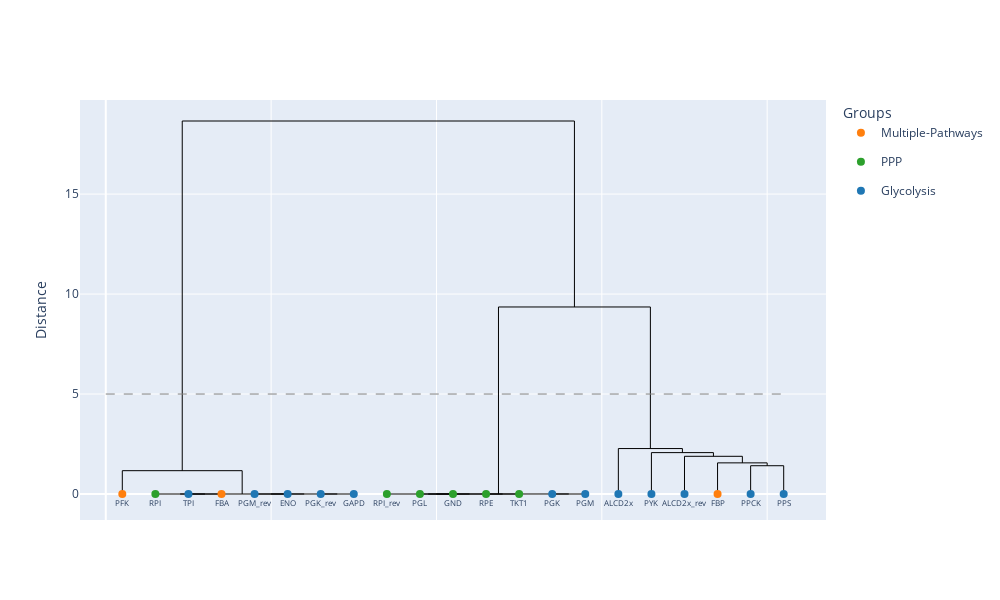
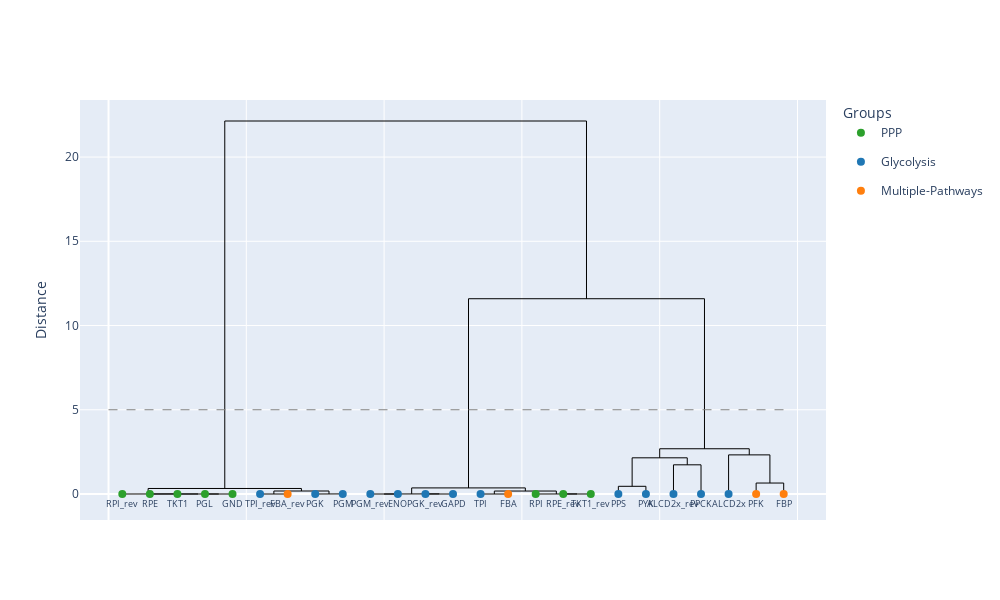

Write notebook code for charts like these, in order.
### Markdown cell above
### Perform hierarchical clustering of the correlation matrix and plot the produced dendrogram.

The `clustering_of_correlation_matrix` function performs hierarchical clustering of the correlation matrix. It returns the `dissimilarity_matrix` calculated from the given correlation matrix, integer `labels` corresponding to clusters and the `clusters` list which is a nested list containing reaction IDs grouped based on their cluster labels

The `plot_dendrogram` function plots the dendrogram from hierarchical clustering

### Code cell
(dissimilarity_matrix_100,
labels_100,
clusters_100) = clustering_of_correlation_matrix(subset_mixed_correlation_matrix_100, 
                                                reactions=subset_extended_reactions_100, 
                                                linkage="ward", 
                                                t = 1.0, 
                                                correction=False)

plot_dendrogram(dissimilarity_matrix_100, 
                subset_extended_reactions_100, 
                show_labels = True, 
                t = 5, 
                linkage = "ward", 
                group_map=group_map_100,
                label_fontsize = 8)



(dissimilarity_matrix_0,
labels_0,
clusters_0) = clustering_of_correlation_matrix(subset_mixed_correlation_matrix_0, 
                                                reactions=subset_extended_reactions_0, 
                                                linkage="ward", 
                                                t = 1.0, 
                                                correction=False)

plot_dendrogram(dissimilarity_matrix_0, 
                subset_extended_reactions_0, 
                show_labels = True, 
                t = 5, 
                linkage = "ward", 
                group_map=group_map_0,
                label_fontsize = 9)

### Figure 1 — Plotly figure (JSON) as saved in the notebook; plotly's stock layout.template omitted (floating-point values rounded to 4 significant figures)
{"data": [{"hoverinfo": "none", "line": {"color": "black", "width": 1}, "mode": "lines", "showlegend": false, "type": "scatter", "x": [25, 25, 35, 35], "y": [0, 0, 0, 0]}, {"hoverinfo": "none", "line": {"color": "black", "width": 1}, "mode": "lines", "showlegend": false, "type": "scatter", "x": [15, 15, 30, 30], "y": [0, 4.778e-05, 4.778e-05, 0]}, {"hoverinfo": "none", "line": {"color": "black", "width": 1}, "mode": "lines", "showlegend": false, "type": "scatter", "x": [45, 45, 55, 55], "y": [0, 2.22e-16, 2.22e-16, 0]}, {"hoverinfo": "none", "line": {"color": "black", "width": 1}, "mode": "lines", "showlegend": false, "type": "scatter", "x": [65, 65, 75, 75], "y": [0, 3.511e-16, 3.511e-16, 0]}, {"hoverinfo": "none", "line": {"color": "black", "width": 1}, "mode": "lines", "showlegend": false, "type": "scatter", "x": [50, 50, 70, 70], "y": [2.22e-16, 0.0003197, 0.0003197, 3.511e-16]}, {"hoverinfo": "none", "line": {"color": "black", "width": 1}, "mode": "lines", "showlegend": false, "type": "scatter", "x": [22.5, 22.5, 60, 60], "y": [4.778e-05, 0.0006441, 0.0006441, 0.0003197]}, {"hoverinfo": "none", "line": {"color": "black", "width": 1}, "mode": "lines", "showlegend": false, "type": "scatter", "x": [5, 5, 41.25, 41.25], "y": [0, 1.167, 1.167, 0.0006441]}, {"hoverinfo": "none", "line": {"color": "black", "width": 1}, "mode": "lines", "showlegend": false, "type": "scatter", "x": [95, 95, 105, 105], "y": [0, 2.719e-16, 2.719e-16, 0]}, {"hoverinfo": "none", "line": {"color": "black", "width": 1}, "mode": "lines", "showlegend": false, "type": "scatter", "x": [115, 115, 125, 125], "y": [0, 3.18e-05, 3.18e-05, 0]}, {"hoverinfo": "none", "line": {"color": "black", "width": 1}, "mode": "lines", "showlegend": false, "type": "scatter", "x": [100, 100, 120, 120], "y": [2.719e-16, 6.58e-05, 6.58e-05, 3.18e-05]}, {"hoverinfo": "none", "line": {"color": "black", "width": 1}, "mode": "lines", "showlegend": false, "type": "scatter", "x": [85, 85, 110, 110], "y": [0, 0.0001748, 0.0001748, 6.58e-05]}, {"hoverinfo": "none", "line": {"color": "black", "width": 1}, "mode": "lines", "showlegend": false, "type": "scatter", "x": [135, 135, 145, 145], "y": [0, 0.0002261, 0.0002261, 0]}, {"hoverinfo": "none", "line": {"color": "black", "width": 1}, "mode": "lines", "showlegend": false, "type": "scatter", "x": [97.5, 97.5, 140, 140], "y": [0.0001748, 0.0007946, 0.0007946, 0.0002261]}, {"hoverinfo": "none", "line": {"color": "black", "width": 1}, "mode": "lines", "showlegend": false, "type": "scatter", "x": [195, 195, 205, 205], "y": [0, 1.414, 1.414, 0]}, {"hoverinfo": "none", "line": {"color": "black", "width": 1}, "mode": "lines", "showlegend": false, "type": "scatter", "x": [185, 185, 200, 200], "y": [0, 1.557, 1.557, 1.414]}, {"hoverinfo": "none", "line": {"color": "black", "width": 1}, "mode": "lines", "showlegend": false, "type": "scatter", "x": [175, 175, 192.5, 192.5], "y": [0, 1.885, 1.885, 1.557]}, {"hoverinfo": "none", "line": {"color": "black", "width": 1}, "mode": "lines", "showlegend": false, "type": "scatter", "x": [165, 165, 183.8, 183.8], "y": [0, 2.07, 2.07, 1.885]}, {"hoverinfo": "none", "line": {"color": "black", "width": 1}, "mode": "lines", "showlegend": false, "type": "scatter", "x": [155, 155, 174.4, 174.4], "y": [0, 2.273, 2.273, 2.07]}, {"hoverinfo": "none", "line": {"color": "black", "width": 1}, "mode": "lines", "showlegend": false, "type": "scatter", "x": [118.8, 118.8, 164.7, 164.7], "y": [0.0007946, 9.354, 9.354, 2.273]}, {"hoverinfo": "none", "line": {"color": "black", "width": 1}, "mode": "lines", "showlegend": false, "type": "scatter", "x": [23.12, 23.12, 141.7, 141.7], "y": [1.167, 18.66, 18.66, 9.354]}, {"legendgroup": "Multiple-Pathways", "marker": {"color": "rgba(255,127,14,1.0)", "size": 8}, "mode": "markers+text", "name": "Multiple-Pathways", "showlegend": true, "text": ["PFK", "FBA", "FBP"], "textfont": {"size": 8}, "textposition": "bottom center", "type": "scatter", "x": [5, 35, 185], "y": [0, 0, 0]}, {"legendgroup": "PPP", "marker": {"color": "rgba(44,160,44,1.0)", "size": 8}, "mode": "markers+text", "name": "PPP", "showlegend": true, "text": ["RPI", "RPI_rev", "PGL", "GND", "RPE", "TKT1"], "textfont": {"size": 8}, "textposition": "bottom center", "type": "scatter", "x": [15, 85, 95, 105, 115, 125], "y": [0, 0, 0, 0, 0, 0]}, {"legendgroup": "Glycolysis", "marker": {"color": "rgba(31,119,180,1.0)", "size": 8}, "mode": "markers+text", "name": "Glycolysis", "showlegend": true, "text": ["TPI", "PGM_rev", "ENO", "PGK_rev", "GAPD", "PGK", "PGM", "ALCD2x", "PYK", "ALCD2x_rev", "PPCK", "PPS"], "textfont": {"size": 8}, "textposition": "bottom center", "type": "scatter", "x": [25, 45, 55, 65, 75, 135, 145, 155, 165, 175, 195, 205], "y": [0, 0, 0, 0, 0, 0, 0, 0, 0, 0, 0, 0]}], "layout": {"height": 600, "legend": {"title": {"text": "Groups"}}, "shapes": [{"line": {"color": "gray", "dash": "dash", "width": 1}, "type": "line", "x0": 0, "x1": 205, "y0": 5, "y1": 5}], "title": {"text": ""}, "width": 1000, "xaxis": {"showticklabels": false}, "yaxis": {"title": {"text": "Distance"}}}}

### Figure 2 — Plotly figure (JSON) as saved in the notebook; plotly's stock layout.template omitted (floating-point values rounded to 4 significant figures)
{"data": [{"hoverinfo": "none", "line": {"color": "black", "width": 1}, "mode": "lines", "showlegend": false, "type": "scatter", "x": [35, 35, 45, 45], "y": [0, 3.511e-16, 3.511e-16, 0]}, {"hoverinfo": "none", "line": {"color": "black", "width": 1}, "mode": "lines", "showlegend": false, "type": "scatter", "x": [25, 25, 40, 40], "y": [0, 0.0006184, 0.0006184, 3.511e-16]}, {"hoverinfo": "none", "line": {"color": "black", "width": 1}, "mode": "lines", "showlegend": false, "type": "scatter", "x": [15, 15, 32.5, 32.5], "y": [0, 0.001233, 0.001233, 0.0006184]}, {"hoverinfo": "none", "line": {"color": "black", "width": 1}, "mode": "lines", "showlegend": false, "type": "scatter", "x": [5, 5, 23.75, 23.75], "y": [0, 0.002764, 0.002764, 0.001233]}, {"hoverinfo": "none", "line": {"color": "black", "width": 1}, "mode": "lines", "showlegend": false, "type": "scatter", "x": [55, 55, 65, 65], "y": [0, 0, 0, 0]}, {"hoverinfo": "none", "line": {"color": "black", "width": 1}, "mode": "lines", "showlegend": false, "type": "scatter", "x": [75, 75, 85, 85], "y": [0, 0.004835, 0.004835, 0]}, {"hoverinfo": "none", "line": {"color": "black", "width": 1}, "mode": "lines", "showlegend": false, "type": "scatter", "x": [60, 60, 80, 80], "y": [0, 0.178, 0.178, 0.004835]}, {"hoverinfo": "none", "line": {"color": "black", "width": 1}, "mode": "lines", "showlegend": false, "type": "scatter", "x": [14.38, 14.38, 70, 70], "y": [0.002764, 0.3281, 0.3281, 0.178]}, {"hoverinfo": "none", "line": {"color": "black", "width": 1}, "mode": "lines", "showlegend": false, "type": "scatter", "x": [95, 95, 105, 105], "y": [0, 3.331e-16, 3.331e-16, 0]}, {"hoverinfo": "none", "line": {"color": "black", "width": 1}, "mode": "lines", "showlegend": false, "type": "scatter", "x": [115, 115, 125, 125], "y": [0, 5.324e-16, 5.324e-16, 0]}, {"hoverinfo": "none", "line": {"color": "black", "width": 1}, "mode": "lines", "showlegend": false, "type": "scatter", "x": [100, 100, 120, 120], "y": [3.331e-16, 0.006837, 0.006837, 5.324e-16]}, {"hoverinfo": "none", "line": {"color": "black", "width": 1}, "mode": "lines", "showlegend": false, "type": "scatter", "x": [135, 135, 145, 145], "y": [0, 0, 0, 0]}, {"hoverinfo": "none", "line": {"color": "black", "width": 1}, "mode": "lines", "showlegend": false, "type": "scatter", "x": [165, 165, 175, 175], "y": [0, 0.0006593, 0.0006593, 0]}, {"hoverinfo": "none", "line": {"color": "black", "width": 1}, "mode": "lines", "showlegend": false, "type": "scatter", "x": [155, 155, 170, 170], "y": [0, 0.002966, 0.002966, 0.0006593]}, {"hoverinfo": "none", "line": {"color": "black", "width": 1}, "mode": "lines", "showlegend": false, "type": "scatter", "x": [140, 140, 162.5, 162.5], "y": [0, 0.1756, 0.1756, 0.002966]}, {"hoverinfo": "none", "line": {"color": "black", "width": 1}, "mode": "lines", "showlegend": false, "type": "scatter", "x": [110, 110, 151.2, 151.2], "y": [0.006837, 0.3612, 0.3612, 0.1756]}, {"hoverinfo": "none", "line": {"color": "black", "width": 1}, "mode": "lines", "showlegend": false, "type": "scatter", "x": [185, 185, 195, 195], "y": [0, 0.4566, 0.4566, 0]}, {"hoverinfo": "none", "line": {"color": "black", "width": 1}, "mode": "lines", "showlegend": false, "type": "scatter", "x": [205, 205, 215, 215], "y": [0, 1.732, 1.732, 0]}, {"hoverinfo": "none", "line": {"color": "black", "width": 1}, "mode": "lines", "showlegend": false, "type": "scatter", "x": [190, 190, 210, 210], "y": [0.4566, 2.147, 2.147, 1.732]}, {"hoverinfo": "none", "line": {"color": "black", "width": 1}, "mode": "lines", "showlegend": false, "type": "scatter", "x": [235, 235, 245, 245], "y": [0, 0.6507, 0.6507, 0]}, {"hoverinfo": "none", "line": {"color": "black", "width": 1}, "mode": "lines", "showlegend": false, "type": "scatter", "x": [225, 225, 240, 240], "y": [0, 2.322, 2.322, 0.6507]}, {"hoverinfo": "none", "line": {"color": "black", "width": 1}, "mode": "lines", "showlegend": false, "type": "scatter", "x": [200, 200, 232.5, 232.5], "y": [2.147, 2.686, 2.686, 2.322]}, {"hoverinfo": "none", "line": {"color": "black", "width": 1}, "mode": "lines", "showlegend": false, "type": "scatter", "x": [130.6, 130.6, 216.2, 216.2], "y": [0.3612, 11.59, 11.59, 2.686]}, {"hoverinfo": "none", "line": {"color": "black", "width": 1}, "mode": "lines", "showlegend": false, "type": "scatter", "x": [42.19, 42.19, 173.4, 173.4], "y": [0.3281, 22.14, 22.14, 11.59]}, {"legendgroup": "PPP", "marker": {"color": "rgba(44,160,44,1.0)", "size": 8}, "mode": "markers+text", "name": "PPP", "showlegend": true, "text": ["RPI_rev", "RPE", "TKT1", "PGL", "GND", "RPI", "RPE_rev", "TKT1_rev"], "textfont": {"size": 9}, "textposition": "bottom center", "type": "scatter", "x": [5, 15, 25, 35, 45, 155, 165, 175], "y": [0, 0, 0, 0, 0, 0, 0, 0]}, {"legendgroup": "Glycolysis", "marker": {"color": "rgba(31,119,180,1.0)", "size": 8}, "mode": "markers+text", "name": "Glycolysis", "showlegend": true, "text": ["TPI_rev", "PGK", "PGM", "PGM_rev", "ENO", "PGK_rev", "GAPD", "TPI", "PPS", "PYK", "ALCD2x_rev", "PPCK", "ALCD2x"], "textfont": {"size": 9}, "textposition": "bottom center", "type": "scatter", "x": [55, 75, 85, 95, 105, 115, 125, 135, 185, 195, 205, 215, 225], "y": [0, 0, 0, 0, 0, 0, 0, 0, 0, 0, 0, 0, 0]}, {"legendgroup": "Multiple-Pathways", "marker": {"color": "rgba(255,127,14,1.0)", "size": 8}, "mode": "markers+text", "name": "Multiple-Pathways", "showlegend": true, "text": ["FBA_rev", "FBA", "PFK", "FBP"], "textfont": {"size": 9}, "textposition": "bottom center", "type": "scatter", "x": [65, 145, 235, 245], "y": [0, 0, 0, 0]}], "layout": {"height": 600, "legend": {"title": {"text": "Groups"}}, "shapes": [{"line": {"color": "gray", "dash": "dash", "width": 1}, "type": "line", "x0": 0, "x1": 245, "y0": 5, "y1": 5}], "title": {"text": ""}, "width": 1000, "xaxis": {"showticklabels": false}, "yaxis": {"title": {"text": "Distance"}}}}
